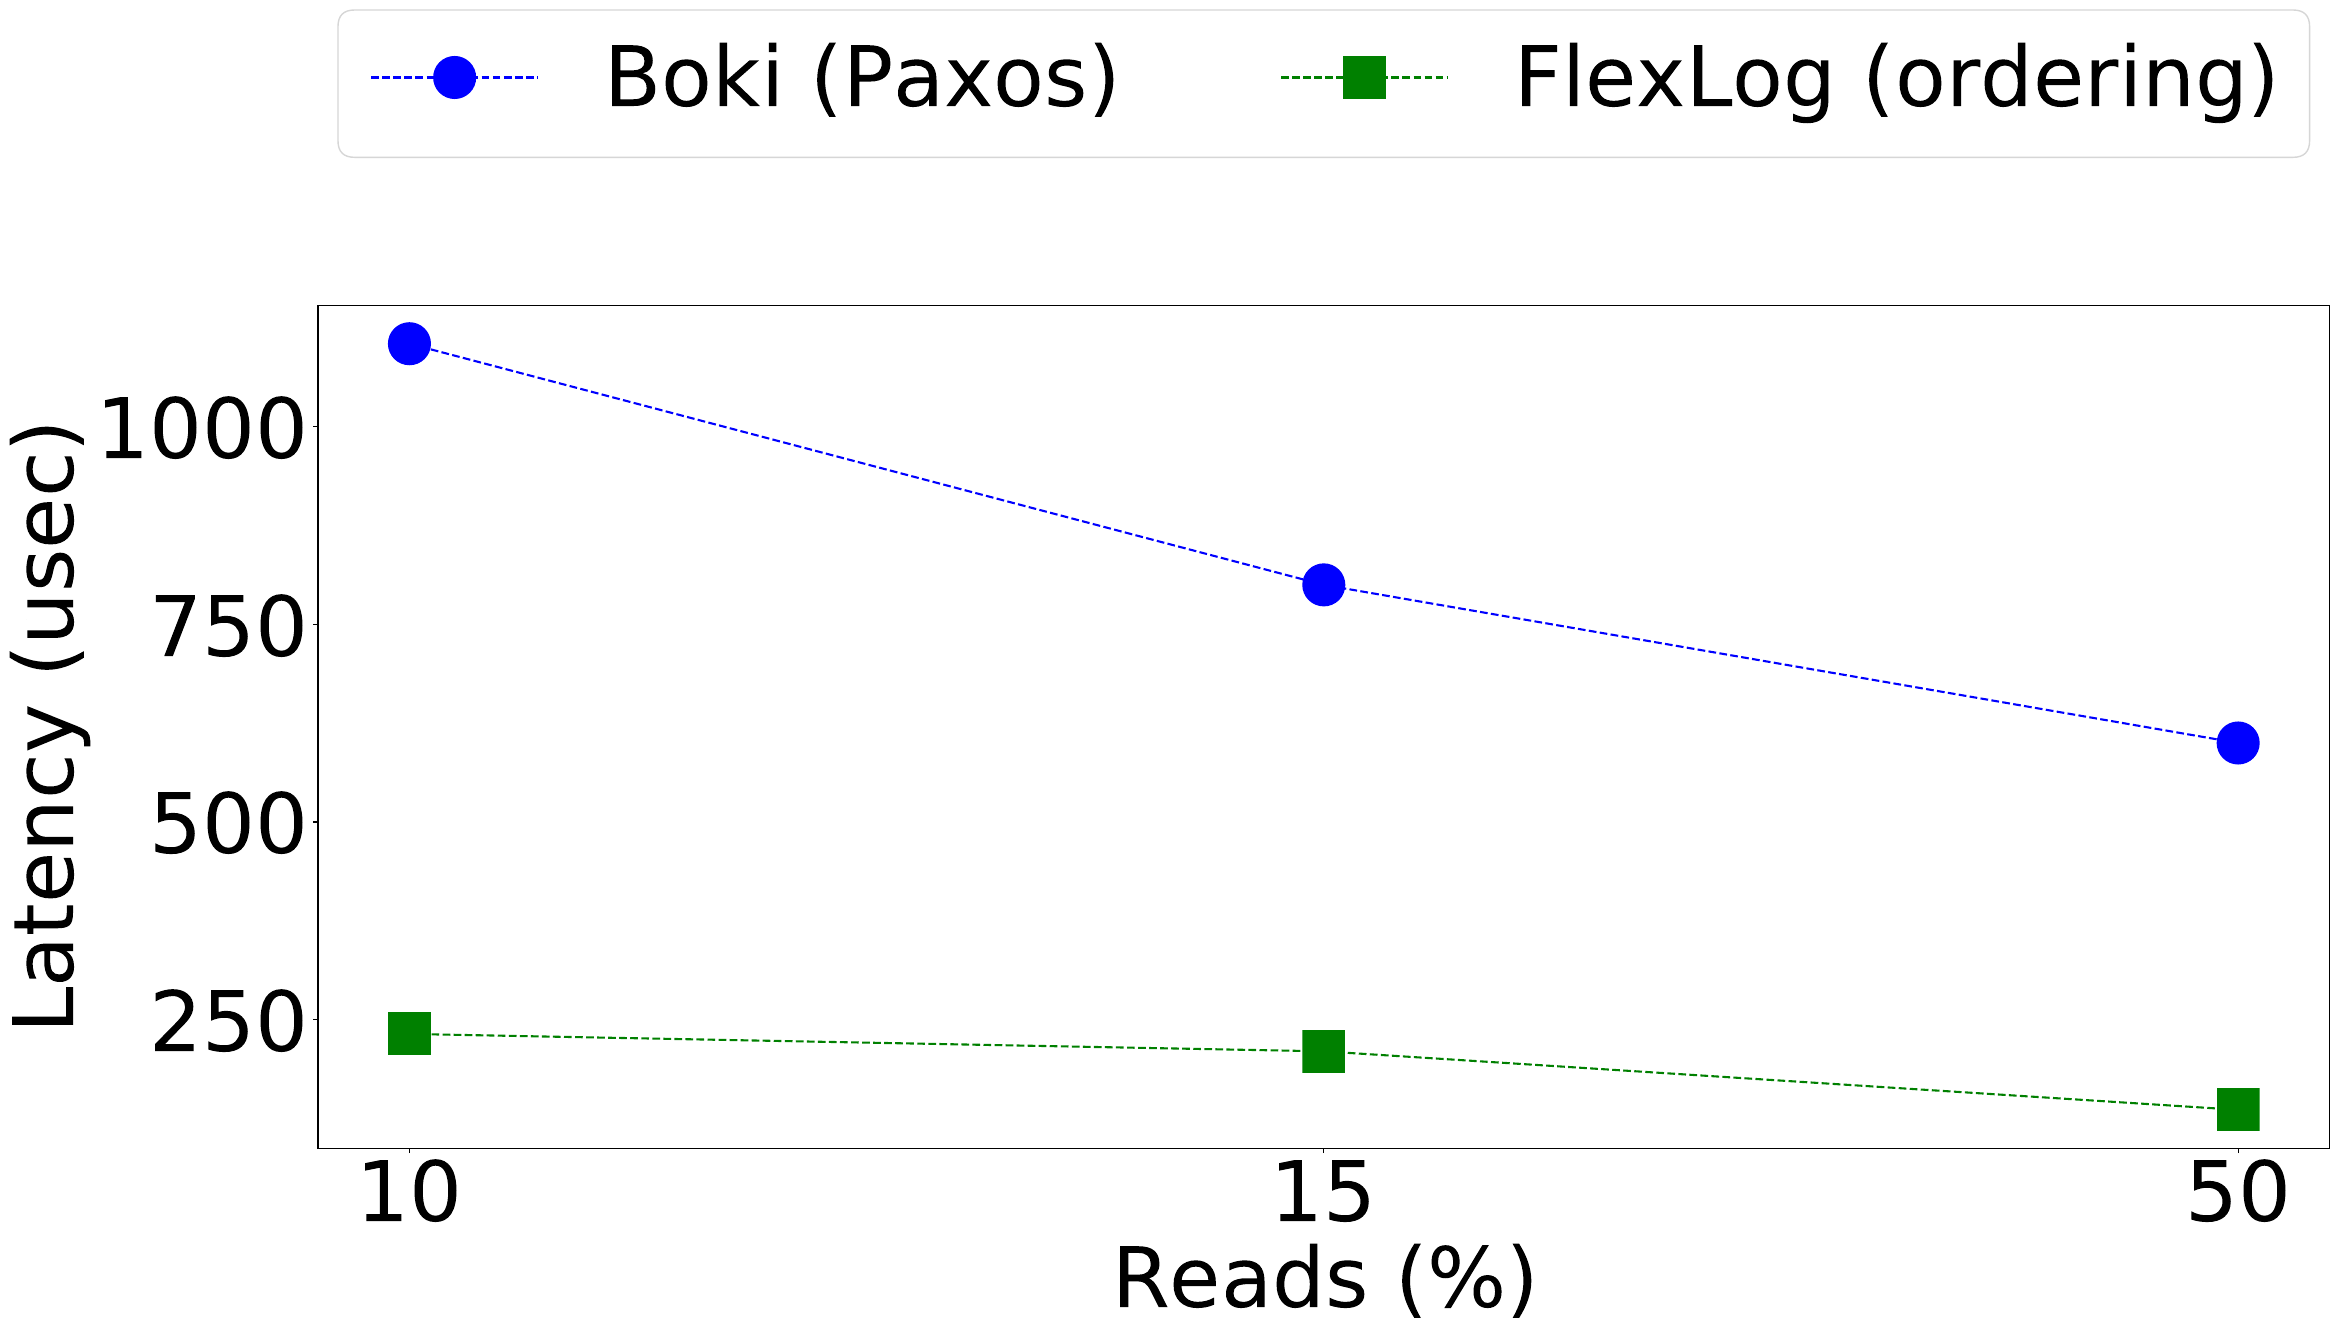

This figure's Python source:
from os import read
import matplotlib.pyplot as plt
import sys
import csv
plt.rcParams["figure.figsize"] = (25,12)
#plt.rcParams["figure.figsize"] = (5,3)
plt.rcParams.update({'font.size': 60})


flexilog = [232, 210, 136]
boki = [1105, 800, 600]


workloads = ['10', '15', '50']

plt.plot(boki, marker='o', linestyle='--', color='b', label='Boki (Paxos)', markersize=30)
plt.plot(flexilog, marker='s', linestyle='--', color='green', label='FlexLog (ordering)', markersize=30)

ax = plt.gca()
#plt.yscale("log")
plt.xticks(list(range(0, 3)))
ax.set_xticklabels(workloads)

plt.ylabel("Latency (usec)")
plt.xlabel("Reads (%)")
plt.tight_layout()
#plt.legend(loc='best')
#plt.legend(ncol = 1, loc='right', bbox_to_anchor=(0.5, 1.15), mode="expand")
plt.legend(ncol = 2, loc='upper center', bbox_to_anchor=(0.5, 1.4))
plt.savefig("ordering_bench_workloads.pdf", bbox_inches='tight', dpi = 200)

#plt.show()
